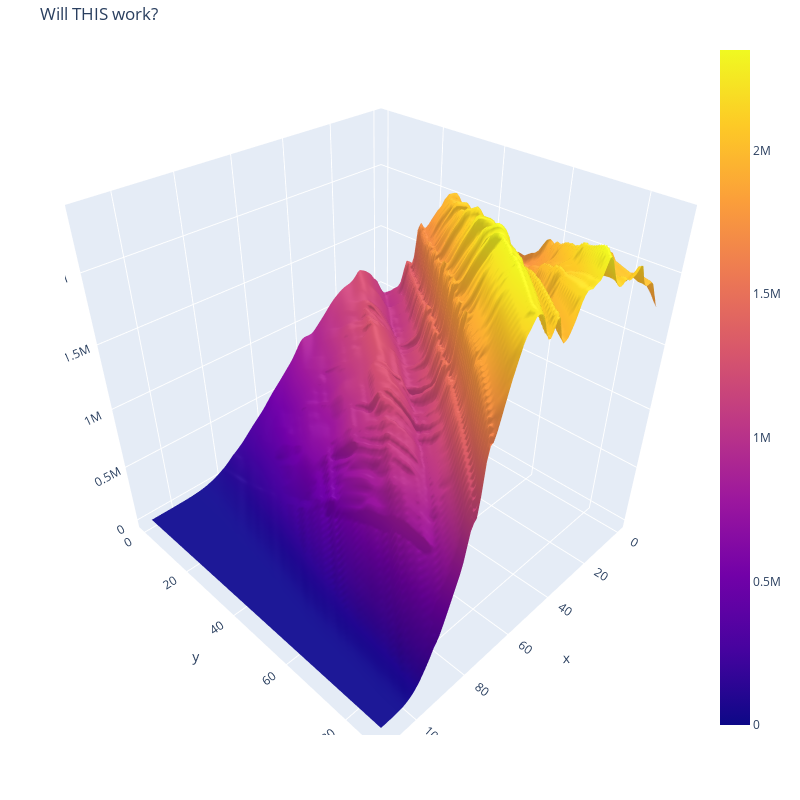

The notebook cell saved with this chart:
### Code cell
# Excellent. Now for the whole data 

pop_array = filteredDf[
        ['age', 'year', 'population_count']
    ].pivot(
        index='year', columns = 'age', values = 'population_count'
    )

pop_array = np.array(pop_array)

pop_array

fig = go.Figure(data=[go.Surface(z=pop_array)])

fig.update_layout(title='Will THIS work?', autosize=False,
                  width=800, height=800,
                  margin=dict(l=65, r=50, b=65, t=40)
                  )

fig.show()

### Figure 1 — Plotly figure (JSON) as saved in the notebook; plotly's stock layout.template omitted (floating-point values rounded to 4 significant figures; data arrays with more than 128 entries replaced by an {"elided": "..."} marker saying what was removed)
{"data": [{"type": "surface", "z": {"elided": "89x111 float values"}}], "layout": {"autosize": false, "height": 800, "margin": {"b": 65, "l": 65, "r": 50, "t": 40}, "title": {"text": "Will THIS work?"}, "width": 800}}
